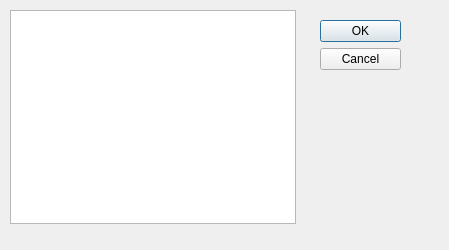
<?xml version="1.0" encoding="UTF-8"?>
<ui version="4.0">
 <class>FilesDialog</class>
 <widget class="QDialog" name="FilesDialog">
  <property name="geometry">
   <rect>
    <x>0</x>
    <y>0</y>
    <width>449</width>
    <height>250</height>
   </rect>
  </property>
  <property name="windowTitle">
   <string>Dialog</string>
  </property>
  <widget class="QDialogButtonBox" name="buttonBox">
   <property name="geometry">
    <rect>
     <x>320</x>
     <y>20</y>
     <width>81</width>
     <height>241</height>
    </rect>
   </property>
   <property name="orientation">
    <enum>Qt::Vertical</enum>
   </property>
   <property name="standardButtons">
    <set>QDialogButtonBox::Cancel|QDialogButtonBox::Ok</set>
   </property>
  </widget>
  <widget class="ListWidget" name="listWidget">
   <property name="geometry">
    <rect>
     <x>10</x>
     <y>10</y>
     <width>286</width>
     <height>214</height>
    </rect>
   </property>
  </widget>
 </widget>
 <customwidgets>
  <customwidget>
   <class>ListWidget</class>
   <extends>QListWidget</extends>
   <header>listwidget.h</header>
  </customwidget>
 </customwidgets>
 <resources/>
 <connections>
  <connection>
   <sender>buttonBox</sender>
   <signal>accepted()</signal>
   <receiver>FilesDialog</receiver>
   <slot>accept()</slot>
   <hints>
    <hint type="sourcelabel">
     <x>248</x>
     <y>254</y>
    </hint>
    <hint type="destinationlabel">
     <x>157</x>
     <y>274</y>
    </hint>
   </hints>
  </connection>
  <connection>
   <sender>buttonBox</sender>
   <signal>rejected()</signal>
   <receiver>FilesDialog</receiver>
   <slot>reject()</slot>
   <hints>
    <hint type="sourcelabel">
     <x>316</x>
     <y>260</y>
    </hint>
    <hint type="destinationlabel">
     <x>286</x>
     <y>274</y>
    </hint>
   </hints>
  </connection>
 </connections>
</ui>
